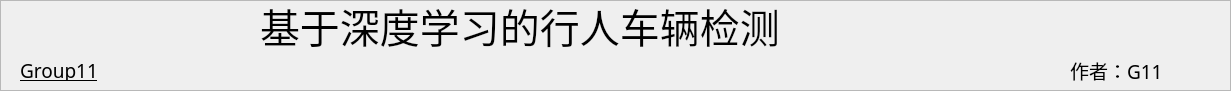
   <widget class="QFrame" name="frame_5">
    <property name="geometry">
     <rect>
      <x>10</x>
      <y>10</y>
      <width>1231</width>
      <height>91</height>
     </rect>
    </property>
    <property name="frameShape">
     <enum>QFrame::StyledPanel</enum>
    </property>
    <property name="frameShadow">
     <enum>QFrame::Raised</enum>
    </property>
    <widget class="QLabel" name="label_3">
     <property name="geometry">
      <rect>
       <x>260</x>
       <y>0</y>
       <width>811</width>
       <height>51</height>
      </rect>
     </property>
     <property name="font">
      <font>
       <family>华文楷体</family>
       <pointsize>30</pointsize>
      </font>
     </property>
     <property name="text">
      <string>基于深度学习的行人车辆检测</string>
     </property>
    </widget>
    <widget class="QLabel" name="label_2">
     <property name="geometry">
      <rect>
       <x>20</x>
       <y>60</y>
       <width>311</width>
       <height>21</height>
      </rect>
     </property>
     <property name="font">
      <font>
       <family>华文楷体</family>
       <pointsize>14</pointsize>
       <underline>true</underline>
      </font>
     </property>
     <property name="text">
      <string>Group11</string>
     </property>
    </widget>
    <widget class="QLabel" name="label_12">
     <property name="geometry">
      <rect>
       <x>1070</x>
       <y>60</y>
       <width>131</width>
       <height>21</height>
      </rect>
     </property>
     <property name="font">
      <font>
       <family>华文楷体</family>
       <pointsize>14</pointsize>
       <underline>true</underline>
      </font>
     </property>
     <property name="text">
      <string>作者：G11</string>
     </property>
    </widget>
   </widget>
